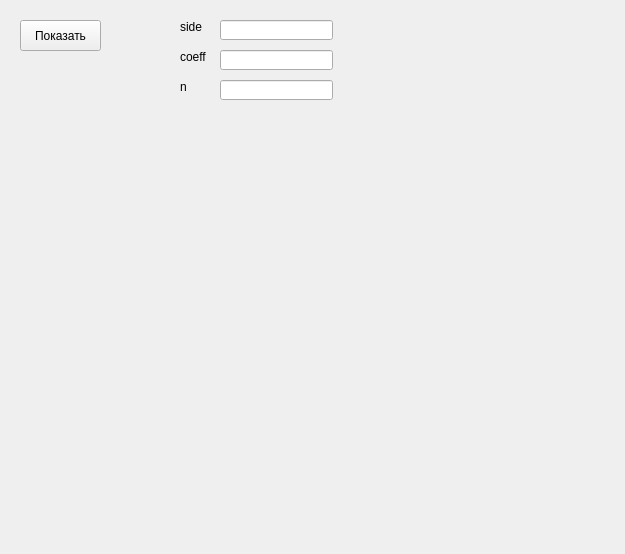
<?xml version="1.0" encoding="UTF-8"?>
<ui version="4.0">
 <class>Form</class>
 <widget class="QWidget" name="Form">
  <property name="geometry">
   <rect>
    <x>0</x>
    <y>0</y>
    <width>625</width>
    <height>554</height>
   </rect>
  </property>
  <property name="windowTitle">
   <string>Квадратный-объектив-1</string>
  </property>
  <widget class="QPushButton" name="pushButton">
   <property name="geometry">
    <rect>
     <x>20</x>
     <y>20</y>
     <width>81</width>
     <height>31</height>
    </rect>
   </property>
   <property name="text">
    <string>Показать</string>
   </property>
  </widget>
  <widget class="QLabel" name="label">
   <property name="geometry">
    <rect>
     <x>180</x>
     <y>20</y>
     <width>47</width>
     <height>13</height>
    </rect>
   </property>
   <property name="text">
    <string>side</string>
   </property>
  </widget>
  <widget class="QLabel" name="label_2">
   <property name="geometry">
    <rect>
     <x>180</x>
     <y>50</y>
     <width>47</width>
     <height>13</height>
    </rect>
   </property>
   <property name="text">
    <string>coeff</string>
   </property>
  </widget>
  <widget class="QLabel" name="label_3">
   <property name="geometry">
    <rect>
     <x>180</x>
     <y>80</y>
     <width>47</width>
     <height>13</height>
    </rect>
   </property>
   <property name="text">
    <string>n</string>
   </property>
  </widget>
  <widget class="QLineEdit" name="lineEdit">
   <property name="geometry">
    <rect>
     <x>220</x>
     <y>20</y>
     <width>113</width>
     <height>20</height>
    </rect>
   </property>
  </widget>
  <widget class="QLineEdit" name="lineEdit_2">
   <property name="geometry">
    <rect>
     <x>220</x>
     <y>50</y>
     <width>113</width>
     <height>20</height>
    </rect>
   </property>
  </widget>
  <widget class="QLineEdit" name="lineEdit_3">
   <property name="geometry">
    <rect>
     <x>220</x>
     <y>80</y>
     <width>113</width>
     <height>20</height>
    </rect>
   </property>
  </widget>
 </widget>
 <resources/>
 <connections/>
</ui>
